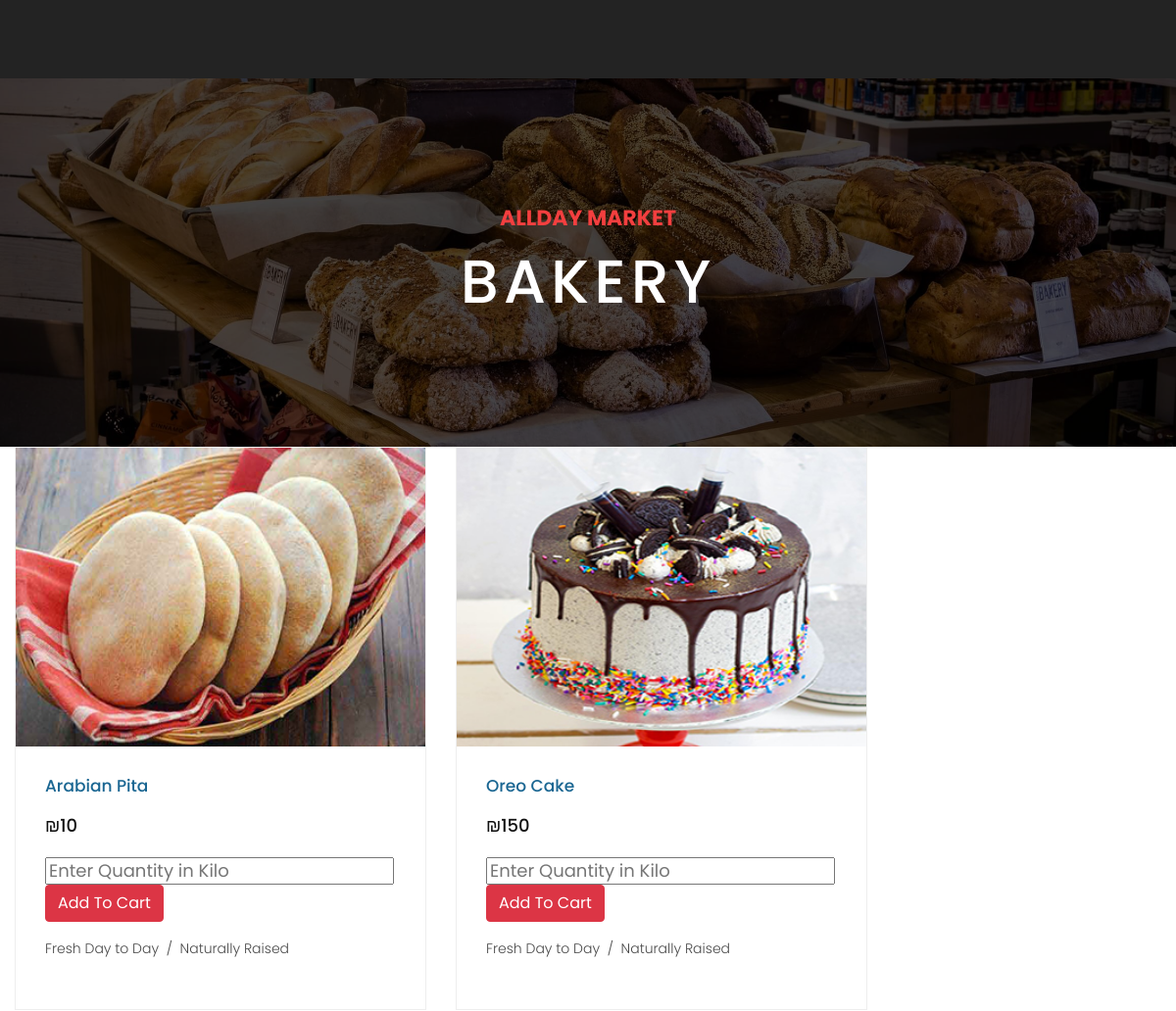
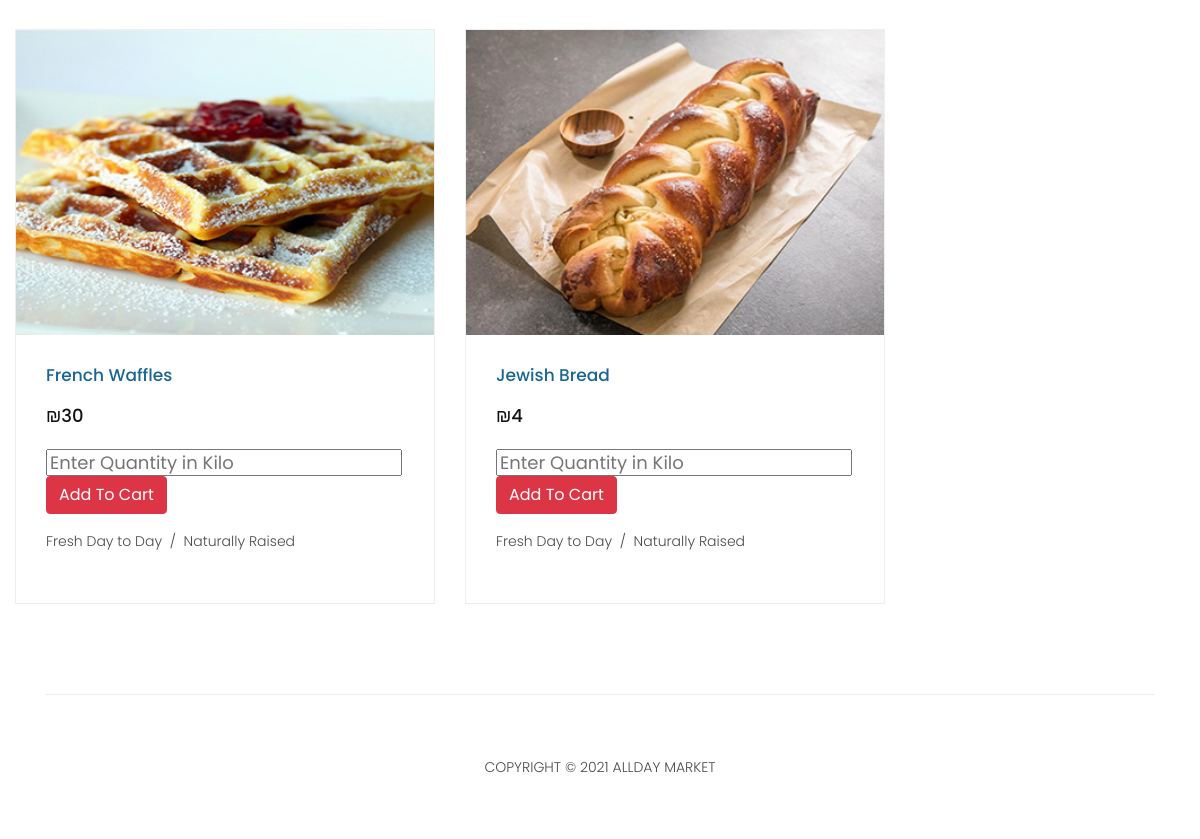
The app's page /Bakery.php with its own data (2 pictures, top to bottom).
### tables this page shows
CREATE TABLE `items` (
  `Barcode` int(11) NOT NULL,
  `Name` varchar(25) NOT NULL,
  `Price` int(11) NOT NULL,
  `Department` tinyint(1) NOT NULL,
  `img` varchar(35) NOT NULL,
  `quantity` int(11) NOT NULL,
  `supplierID` int(11) NOT NULL,
  `sellCount` int(11) NOT NULL DEFAULT 0
);

### Bakery.php (the view, shortened to what this page needs)
<!DOCTYPE html>
<html lang="en">
   <head>
      <link href="vendor/bootstrap/css/bootstrap.min.css" rel="stylesheet">
      <link rel="stylesheet" href="assets/css/fontawesome.css">
      <link rel="stylesheet" href="assets/css/style.css">
      <link rel="stylesheet" href="assets/css/owl.css">
   </head>
   <body>
      <header class="">
      </header>
      <div class="page-heading about-heading header-text" style="background-image: url(assets/images/me5baz.jpg);">
         <div class="container">
            <div class="row">
               <div class="col-md-12">
                  <div class="text-content">
                     <h4>AllDay Market</h4>
                     <h2>Bakery</h2>
                  </div>
               </div>
            </div>
         </div>
      </div>
      <div class="col-md-9">
         <div class="row">
            <?php
               include 'db.php';
               $sql = "SELECT * FROM items WHERE Department = 3";
               $stmt= mysqli_stmt_init($conn);
               mysqli_stmt_prepare($stmt,$sql);
               mysqli_stmt_execute($stmt);
               $results=mysqli_stmt_get_result($stmt);
               if(isset($_SESSION['email'])){
               if($_SESSION['email'] === 'admin@allday.com'){
               while ($row=mysqli_fetch_assoc($results))
               {
               $ID = $row['Barcode'];
               $name = $row['Name'];
               $price = $row['Price'];
               $img = $row['img'];
               echo '
               <div class="col-md-6">
               <div class="product-item">
               <a href="#"><img src="'.$img.'" alt=""></a>
               <div class="down-content">
               <a href="#"><h4>'.$name.'</h4></a>
               <h6><small><del> ₪4.20</del></small> ₪'.$price.'
               <br><br>
               <a href="editItemForm.php?id='.$ID.'">
               <button class="btn btn-secondary" type="button" class="filled-button" class="editBtn">
               Edit</button>
               </a>
               <form action="updateItem.php" method="post">
               <input type="hidden" name="id" value="'.$ID.'">
               <fieldset>
               <button type="submit" name="itemDel" id="form-submit" class="btn btn-danger">Delete</button>
               </fieldset>
               </form>
               <p>Fresh Day to Day &nbsp;/&nbsp; Naturally Raised</p>
               </div>
               </div>
               </div>
               ';
               }
               }
               else{
               while ($row=mysqli_fetch_assoc($results))
               {
               $ID = $row['Barcode'];
               $name = $row['Name'];
               $price = $row['Price'];
               $img = $row['img'];
               echo '
               <div class="col-md-6">
               <div class="product-item">
               <a href="#"><img src="'.$img.'" alt=""></a>
               <div class="down-content">
               <a href="#"><h4>'.$name.'</h4></a>
               <h6><small><del> ₪4.20</del></small> ₪'.$price.'
               <br><br>
               <form id="qnt'.$ID.'">
               <input type="text" placeholder="Enter Quantity in Kilo" name="qty" required>
               <button class="btn btn-danger" type="button" onclick= add('.$ID.') class="filled-button" class="add2cart">Add To Cart</button></h6>
               </form>
               <p>Fresh Day to Day &nbsp;/&nbsp; Naturally Raised</p>
               </div>
               </div>
               </div>
               ';
               }
               }
               }
               else{
               while ($row=mysqli_fetch_assoc($results))
               {
               $id = $row['Barcode'];
               $name = $row['Name'];
               $price = $row['Price'];
               $img = $row['img'];
               echo '
               <div class="col-md-6">
               <div class="product-item">
               <a href="#"><img src="'.$img.'" alt=""></a>
               <div class="down-content">
               <a href="#"><h4>'.$name.'</h4></a>
               <h6> ₪'.$price.'
               <br><br>
               <form id="qnt'.$id.'">
               <input type="text" placeholder="Enter Quantity in Kilo" name="qty" required>
               <button class="btn btn-danger" type="button" onclick= add('.$id.') class="filled-button" class="add2cart">Add To Cart</button></h6>
               </form>
               <p>Fresh Day to Day &nbsp;/&nbsp; Naturally Raised</p>
               </div>
               </div>
               </div>
               ';
               }
               }
               ?>
         </div>
      </div>
      <footer>
         <div class="container">
            <div class="row">
               <div class="col-md-12">
                  <div class="inner-content">
                     <p>Copyright © 2021 AllDay Market</p>
                  </div>
               </div>
            </div>
         </div>
      </footer>
   </body>
</html>

### assets/css/style.css (style rules this page uses)
body { font-family: 'Poppins', sans-serif; overflow-x: hidden; text-rendering: optimizeLegibility; -webkit-font-smoothing: antialiased; -moz-osx-font-smoothing: grayscale; }
p { margin-bottom: 0px; font-size: 14px; font-weight: 300; color: #4a4a4a; line-height: 24px; }
a { text-decoration: none!important; }
h1,h2,h3,h4,h5,h6 { margin: 0px; }
.page-heading { padding: 210px 0px 130px 0px; text-align: center; background-position: center center; background-repeat: no-repeat; background-size: cover; }
.page-heading .text-content h4 { color: #f33f3f; font-size: 22px; text-transform: uppercase; font-weight: 700; margin-bottom: 15px; }
.page-heading .text-content h2 { color: #fff; font-size: 62px; text-transform: uppercase; letter-spacing: 5px; }
header { position: absolute; z-index: 99999; width: 100%; height: 80px; background-color: #232323; -webkit-transition: all 0.3s ease-in-out 0s; -moz-transition: all 0.3s ease-in-out 0s; -o-transition: all 0.3s ease-in-out 0s; transition: all 0.3s ease-in-out 0s; }
.product-item { border: 1px solid #eee; margin-bottom: 30px; }
.product-item .down-content { padding: 30px; position: relative; }
.product-item img { width: 100%; overflow: hidden; }
.product-item .down-content h4 { font-size: 17px; color: #1a6692; margin-bottom: 20px; }
.product-item .down-content h6 { font-size: 18px; margin-bottom: 15px; color: #121212; }
.product-item .down-content p { margin-bottom: 20px; }
footer { text-align: center; }
footer .inner-content { border-top: 1px solid #eee; margin-top: 60px; padding: 60px 0px; }
footer .inner-content p { text-transform: uppercase; }
.page-heading { position:relative; }
.page-heading:before { content:''; position:absolute; top:0; left:0; bottom:0; right:0; background-color:rgba(0,0,0,.7); }
.page-heading .container { position:relative; z-index: 2; }

### records on screen
items: img (picture), Name "Arabian Pita", Price "10"
items: img (picture), Name "Oreo Cake", Price "150"
items: img (picture), Name "French Waffles", Price "30"
items: img (picture), Name "Jewish Bread", Price "4"
